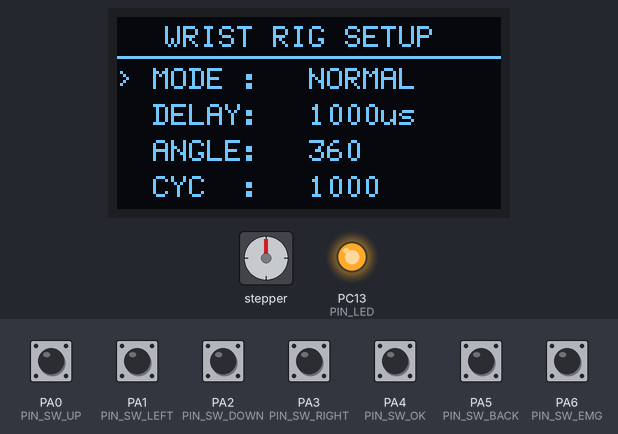
This sketch was run on a simulated STM32 Black Pill. Parts: stepper motor, 128×64 one-colour display, output pins drawn as LEDs (lit = HIGH). Wiring (inferred from the names in the program): stepper motor driver (200 steps per turn assumed): step PA8; direction PA9. The inputs (shaded band) are chosen by the test bench; at power-on: PA0 (PIN_SW_UP), PA1 (PIN_SW_LEFT), PA2 (PIN_SW_DOWN), PA3 (PIN_SW_RIGHT), PA4 (PIN_SW_OK), PA5 (PIN_SW_BACK), PA6 (PIN_SW_EMG) HIGH. Pins used as bus, display or sensor lines are not drawn.

Above: at 1.2 s.
1.3 s: PA4 (PIN_SW_OK) pulled LOW for 0.15 s
At 2.7 s:
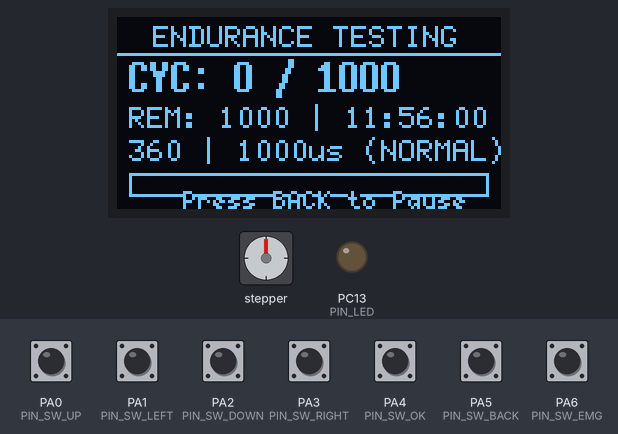
4.4 s: PA5 (PIN_SW_BACK) pulled LOW for 0.15 s
At 4.9 s:
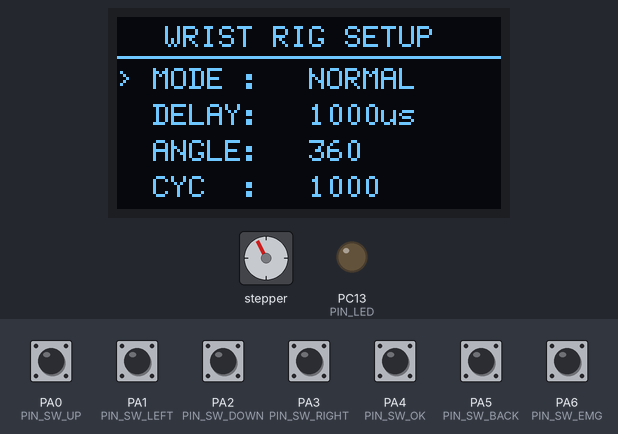
6.0 s: PA1 (PIN_SW_LEFT) pulled LOW for 0.15 s
At 6.9 s:
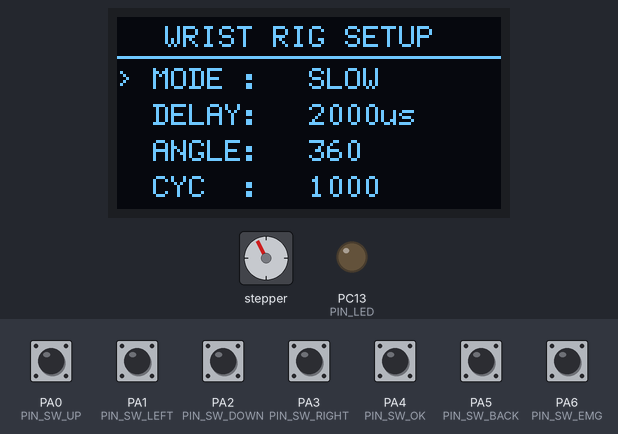
7.6 s: PA4 (PIN_SW_OK) pulled LOW for 1 s
At 8.6 s:
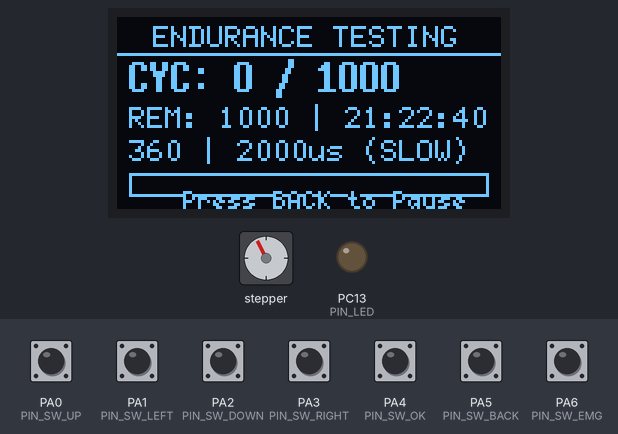
11.6 s: PA5 (PIN_SW_BACK) pulled LOW for 1 s
At 12.8 s:
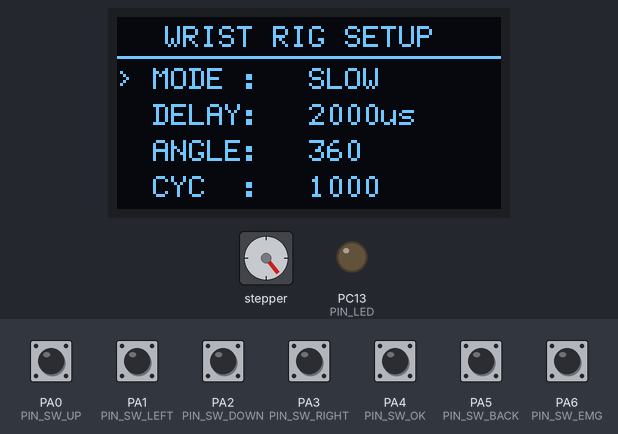
14.1 s: PA3 (PIN_SW_RIGHT) pulled LOW for 0.15 s
At 14.8 s:
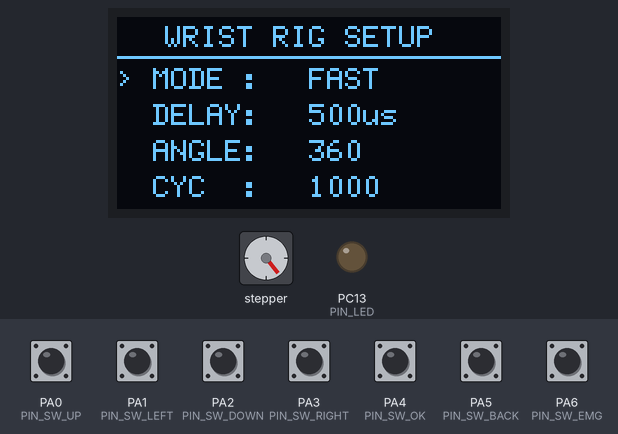
Timing chart, 0 to 16.8 s (numbered marks = the images above; inputs shaded):
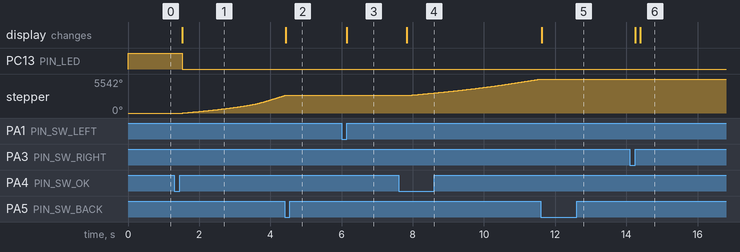

Measured:
- after the input at 1.3 s, PC13 (PIN_LED): HIGH → LOW after 0.23 s; stepper: keeps turning clockwise at about 999°/s, starting after 0.24 s; the display: changes after 0.23 s (image 1)
- after the input at 4.4 s, stepper: stops changing and stays 2853°; the display: changes at once (image 2)
- after the input at 6.0 s, the display: changes after 0.15 s (image 3)
- after the input at 7.6 s, stepper: keeps turning clockwise at about 716°/s, starting after 0.24 s; the display: changes after 0.23 s (image 4)
- after the input at 11.6 s, stepper: stops changing and stays 5542°; the display: changes at once (image 5)
- after the input at 14.1 s, the display: first changes after 0.15 s (image 6 shows a later state)

The sketch:

STM_Slim_wrist_test_sketch_oct23a.ino
```cpp
/**
 * ============================================================================
 * Project:      SLIM WRIST DURABILITY & ENDURANCE TEST RIG
 * Platform:     STM32F411CEU6 (WeAct Black Pill)
 * Display:      GoldenMorning 1.3" I2C OLED (SH1106, 128x64)
 * Driver/Motor: DM860H Digital Microstep Driver + NEMA 23 + 10:1 Planetary Gearbox
 * Resolution:   16,000 steps / 360 degrees (~44.444 steps/degree)
 * Features:     3-Phase Motion, Live Estimated Remaining Time (ETA),
 *               Remaining Cycles Countdown, Preset/Custom Delay Control
 * ============================================================================
 */

#include <Arduino.h>
#include <Wire.h>
#include <U8g2lib.h>

// ============================================================================
//                         DISPLAY INITIALIZATION
// ============================================================================
// GoldenMorning 1.3" I2C SH1106 OLED (Hardware I2C: PB8 = SCL, PB9 = SDA)
U8G2_SH1106_128X64_NONAME_1_HW_I2C u8g2(U8G2_R0, /* reset=*/ U8X8_PIN_NONE);

// ============================================================================
//             EXACT SEQUENTIAL PIN DEFINITIONS MATCHING YOUR SOLDERING
// ============================================================================
// Pin 1: Common Ground (GND rail on perfboard)
const int PIN_SW_UP    = PA0; // Pin 2: UP
const int PIN_SW_LEFT  = PA1; // Pin 3: LEFT  (Decrement -)
const int PIN_SW_DOWN  = PA2; // Pin 4: DOWN
const int PIN_SW_RIGHT = PA3; // Pin 5: RIGHT (Increment +)
const int PIN_SW_OK    = PA4; // Pin 6: OK    (Start / Resume)
const int PIN_SW_BACK  = PA5; // Pin 7: BACK  (Pause / Stop / Reset)
const int PIN_SW_EMG   = PA6; // Pin 8: EMG   (Manual trigger / prosthetic burst)

// Right Header - Stepper Control & Status
const int PIN_PUL      = PA8;  // Step Pulse -> DM860H PUL+
const int PIN_DIR      = PA9;  // Direction  -> DM860H DIR+
const int PIN_LED      = PC13; // Onboard Blue LED (Active LOW)

// ============================================================================
//                     USER-CONFIGURABLE PARAMETERS
// ============================================================================
// Rotation Angle: 0 to 400 degrees (Default: 360 deg)
int targetAngle = 360;

// Speed Presets: 0=SLOW (2000us), 1=NORMAL (1000us), 2=FAST (500us), 3=CUSTOM
int speedMode = 1;
const char* speedNames[] = {"SLOW", "NORMAL", "FAST", "CUSTOM"};

// Cruising Step Delay in microseconds (Adjustable in 50us steps)
uint32_t cruiseDelayUs = 1000;

// Target Cycle Count: 100 to 10,000 (Default: 1000)
int targetCycles = 1000;

// Mechanical & Ramping Constants
const uint32_t RAMP_STEPS     = 1000; // Step count for smooth acceleration/deceleration
const uint32_t START_DELAY_US = 3500; // Launch/landing speed delay
const uint32_t DWELL_MS       = 800;  // Pause duration between reversals (ms)

// Runtime State Machine
int currentSelection = 0; // 0=MODE, 1=DELAY, 2=ANGLE, 3=CYCLES
bool isRunning       = false;
uint32_t doneCycles  = 0;

// ============================================================================
//                         STEPPER PULSE GENERATOR
// ============================================================================
void sendStep(uint32_t delayUs) {
  digitalWrite(PIN_PUL, HIGH);
  delayMicroseconds(10); // Optocoupler latching threshold
  digitalWrite(PIN_PUL, LOW);
  delayMicroseconds(delayUs);
}

// 3-Phase Motion: Startup Ramp -> Cruise Rotation -> Stopping Ramp
void run3PhaseSwing(bool forward, uint32_t cruiseSteps, uint32_t cruiseDelay) {
  digitalWrite(PIN_DIR, forward ? HIGH : LOW);
  delayMicroseconds(50); // Direction setup time

  // Phase 1: Soft Launch Acceleration
  for (uint32_t s = 0; s < RAMP_STEPS; s++) {
    if (digitalRead(PIN_SW_BACK) == LOW) { isRunning = false; return; }
    uint32_t d = START_DELAY_US - ((START_DELAY_US - cruiseDelay) * s / RAMP_STEPS);
    sendStep(d);
  }

  // Phase 2: Pure Constant-Speed Cruising
  for (uint32_t s = 0; s < cruiseSteps; s++) {
    if (digitalRead(PIN_SW_BACK) == LOW) { isRunning = false; return; }
    sendStep(cruiseDelay);
  }

  // Phase 3: Soft Stop Deceleration
  for (uint32_t s = 0; s < RAMP_STEPS; s++) {
    if (digitalRead(PIN_SW_BACK) == LOW) { isRunning = false; return; }
    uint32_t rem = RAMP_STEPS - s;
    uint32_t d = START_DELAY_US - ((START_DELAY_US - cruiseDelay) * rem / RAMP_STEPS);
    sendStep(d);
  }
}

// ============================================================================
//                         ETA / TIME ESTIMATION HELPER
// ============================================================================
uint32_t calculateRemainingTimeSec() {
  if (doneCycles >= (uint32_t)targetCycles) return 0;
  uint32_t remainingCycles = targetCycles - doneCycles;

  // Single stroke cruise steps (16,000 steps per 360 degrees)
  uint32_t cruiseSteps = (uint32_t)((16000.0 / 360.0) * targetAngle);

  // Time for 1 acceleration ramp: RAMP_STEPS * average delay in seconds
  float rampTimeSec = (float)RAMP_STEPS * (((float)(START_DELAY_US + cruiseDelayUs) / 2.0) + 10.0) / 1000000.0;
  // Time for cruise phase
  float cruiseTimeSec = (float)cruiseSteps * ((float)cruiseDelayUs + 10.0) / 1000000.0;

  // 1 full cycle = 2 strokes (Forward + Backward) + 2 dwells
  float strokeTimeSec = (2.0 * rampTimeSec) + cruiseTimeSec;
  float cycleTimeSec  = (2.0 * strokeTimeSec) + ((2.0 * (float)DWELL_MS) / 1000.0);

  return (uint32_t)(remainingCycles * cycleTimeSec);
}

// ============================================================================
//                         OLED DISPLAY RENDERING
// ============================================================================
void drawMenuScreen() {
  u8g2.setFont(u8g2_font_6x12_tr);
  u8g2.drawStr(16, 10, "WRIST RIG SETUP");
  u8g2.drawHLine(0, 13, 128);

  // Parameter Lines
  u8g2.drawStr(0, 24, (currentSelection == 0) ? "> MODE :" : "  MODE :");
  u8g2.drawStr(64, 24, speedNames[speedMode]);

  u8g2.drawStr(0, 36, (currentSelection == 1) ? "> DELAY:" : "  DELAY:");
  u8g2.setCursor(64, 36);
  u8g2.print(cruiseDelayUs);
  u8g2.print("us");

  u8g2.drawStr(0, 48, (currentSelection == 2) ? "> ANGLE:" : "  ANGLE:");
  u8g2.setCursor(64, 48);
  u8g2.print(targetAngle);
  u8g2.print((char)176);

  u8g2.drawStr(0, 60, (currentSelection == 3) ? "> CYC  :" : "  CYC  :");
  u8g2.setCursor(64, 60);
  u8g2.print(targetCycles);
}

void drawRunningScreen() {
  u8g2.setFont(u8g2_font_6x12_tr);
  u8g2.drawStr(12, 10, "ENDURANCE TESTING");
  u8g2.drawHLine(0, 12, 128);

  // Line 1: Cycles Completed & Total Target
  u8g2.setFont(u8g2_font_7x14B_tr);
  u8g2.setCursor(4, 25);
  u8g2.print("CYC: ");
  u8g2.print(doneCycles);
  u8g2.print(" / ");
  u8g2.print(targetCycles);

  // Line 2: Remaining Cycles & Remaining Time (ETA)
  uint32_t remCycles = (targetCycles > doneCycles) ? (targetCycles - doneCycles) : 0;
  uint32_t totalSec  = calculateRemainingTimeSec();
  uint32_t hrs = totalSec / 3600;
  uint32_t mins = (totalSec % 3600) / 60;
  uint32_t secs = totalSec % 60;

  u8g2.setFont(u8g2_font_6x12_tr);
  u8g2.setCursor(4, 37);
  u8g2.print("REM: ");
  u8g2.print(remCycles);
  u8g2.print(" | ");

  // Format ETA HH:MM:SS
  if (hrs < 10) u8g2.print("0");
  u8g2.print(hrs);
  u8g2.print(":");
  if (mins < 10) u8g2.print("0");
  u8g2.print(mins);
  u8g2.print(":");
  if (secs < 10) u8g2.print("0");
  u8g2.print(secs);

  // Line 3: Configuration info
  u8g2.setCursor(4, 48);
  u8g2.print(targetAngle);
  u8g2.print((char)176);
  u8g2.print(" | ");
  u8g2.print(cruiseDelayUs);
  u8g2.print("us (");
  u8g2.print(speedNames[speedMode]);
  u8g2.print(")");

  // Visual Progress Bar
  u8g2.drawFrame(4, 52, 120, 8);
  int progress = (doneCycles * 116) / targetCycles;
  if (progress > 116) progress = 116;
  u8g2.drawBox(6, 54, progress, 4);

  u8g2.setFont(u8g2_font_5x7_tr);
  u8g2.drawStr(22, 64, "Press BACK to Pause");
}

void updateOLED() {
  u8g2.firstPage();
  do {
    if (isRunning) {
      drawRunningScreen();
    } else {
      drawMenuScreen();
    }
  } while (u8g2.nextPage());
}

// ============================================================================
//                         KEYPAD & MENU SCANNER
// ============================================================================
void handleButtons() {
  // 1. EMG Burst Test (Pin PA6)
  if (digitalRead(PIN_SW_EMG) == LOW) {
    delay(150);
    for (int i = 0; i < 4; i++) {
      digitalWrite(PIN_LED, LOW);
      delay(40);
      digitalWrite(PIN_LED, HIGH);
      delay(40);
    }
    return;
  }

  // 2. BACK Button (Pin PA5): Pause / Stop / Menu
  if (digitalRead(PIN_SW_BACK) == LOW) {
    delay(200);
    isRunning = false;
    updateOLED();
    return;
  }

  // 3. OK Button (Pin PA4): Start / Resume
  if (digitalRead(PIN_SW_OK) == LOW) {
    delay(200);
    if (!isRunning) {
      if (doneCycles >= (uint32_t)targetCycles) doneCycles = 0; // Reset counter if finished
      isRunning = true;
      updateOLED();
    }
    return;
  }

  if (isRunning) return; // Prevent setting changes while motor is moving

  // 4. UP Button (Pin PA0): Move Selection Up
  if (digitalRead(PIN_SW_UP) == LOW) {
    delay(150);
    currentSelection = (currentSelection > 0) ? currentSelection - 1 : 3;
    updateOLED();
    return;
  }

  // 5. DOWN Button (Pin PA2): Move Selection Down
  if (digitalRead(PIN_SW_DOWN) == LOW) {
    delay(150);
    currentSelection = (currentSelection < 3) ? currentSelection + 1 : 0;
    updateOLED();
    return;
  }

  // 6. RIGHT Button (Pin PA3): Increment (+)
  if (digitalRead(PIN_SW_RIGHT) == LOW) {
    delay(120);
    if (currentSelection == 0) { // MODE
      if (speedMode < 2) {
        speedMode++;
        if (speedMode == 0) cruiseDelayUs = 2000;
        if (speedMode == 1) cruiseDelayUs = 1000;
        if (speedMode == 2) cruiseDelayUs = 500;
      }
    } else if (currentSelection == 1) { // DELAY
      if (cruiseDelayUs < 3000) {
        cruiseDelayUs += 50;
        speedMode = 3; // Switched to CUSTOM
      }
    } else if (currentSelection == 2) { // ANGLE (+10 deg)
      if (targetAngle < 400) targetAngle += 10;
    } else if (currentSelection == 3) { // CYCLES (+100)
      if (targetCycles < 10000) targetCycles += 100;
    }
    updateOLED();
    return;
  }

  // 7. LEFT Button (Pin PA1): Decrement (-)
  if (digitalRead(PIN_SW_LEFT) == LOW) {
    delay(120);
    if (currentSelection == 0) { // MODE
      if (speedMode > 0) {
        if (speedMode == 3) speedMode = 2;
        else speedMode--;
        if (speedMode == 0) cruiseDelayUs = 2000;
        if (speedMode == 1) cruiseDelayUs = 1000;
        if (speedMode == 2) cruiseDelayUs = 500;
      }
    } else if (currentSelection == 1) { // DELAY
      if (cruiseDelayUs > 250) {
        cruiseDelayUs -= 50;
        speedMode = 3; // Switched to CUSTOM
      }
    } else if (currentSelection == 2) { // ANGLE (-10 deg)
      if (targetAngle > 0) targetAngle -= 10;
    } else if (currentSelection == 3) { // CYCLES (-100)
      if (targetCycles > 100) targetCycles -= 100;
    }
    updateOLED();
    return;
  }
}

// ============================================================================
//                                SETUP
// ============================================================================
void setup() {
  pinMode(PIN_PUL, OUTPUT);
  pinMode(PIN_DIR, OUTPUT);
  pinMode(PIN_LED, OUTPUT);
  digitalWrite(PIN_PUL, LOW);
  digitalWrite(PIN_DIR, LOW);
  digitalWrite(PIN_LED, HIGH);

  // Set up all 7 tactile switches with internal pull-ups
  pinMode(PIN_SW_UP,    INPUT_PULLUP);
  pinMode(PIN_SW_LEFT,  INPUT_PULLUP);
  pinMode(PIN_SW_DOWN,  INPUT_PULLUP);
  pinMode(PIN_SW_RIGHT, INPUT_PULLUP);
  pinMode(PIN_SW_OK,    INPUT_PULLUP);
  pinMode(PIN_SW_BACK,  INPUT_PULLUP);
  pinMode(PIN_SW_EMG,   INPUT_PULLUP);

  Serial.begin(115200);

  // Start I2C1 for GoldenMorning OLED
  Wire.setSCL(PB8);
  Wire.setSDA(PB9);
  u8g2.begin();

  updateOLED();
}

// ============================================================================
//                                MAIN LOOP
// ============================================================================
void loop() {
  handleButtons();

  if (isRunning && (doneCycles < (uint32_t)targetCycles)) {
    digitalWrite(PIN_LED, LOW); // LED ON while motor is running

    // Calculate step count for target angle
    uint32_t steps = (uint32_t)((16000.0 / 360.0) * targetAngle);

    if (steps > 0) {
      // 1. Forward Stroke
      run3PhaseSwing(true, steps, cruiseDelayUs);
      if (!isRunning) { updateOLED(); return; }
      delay(DWELL_MS);

      // 2. Backward Stroke
      run3PhaseSwing(false, steps, cruiseDelayUs);
      if (!isRunning) { updateOLED(); return; }
      delay(DWELL_MS);
    }

    digitalWrite(PIN_LED, HIGH); // LED OFF during dwell pause
    doneCycles++;
    updateOLED();

    // Telemetry output to Serial
    uint32_t totalSec = calculateRemainingTimeSec();
    Serial.print("Cycle: ");
    Serial.print(doneCycles);
    Serial.print(" / ");
    Serial.print(targetCycles);
    Serial.print(" | ETA: ");
    Serial.print(totalSec / 3600);
    Serial.print("h ");
    Serial.print((totalSec % 3600) / 60);
    Serial.println("m");
  } else if (doneCycles >= (uint32_t)targetCycles && isRunning) {
    isRunning = false;
    updateOLED();
    Serial.println(">> TARGET TEST CYCLES COMPLETED. <<");
  }
}
```
